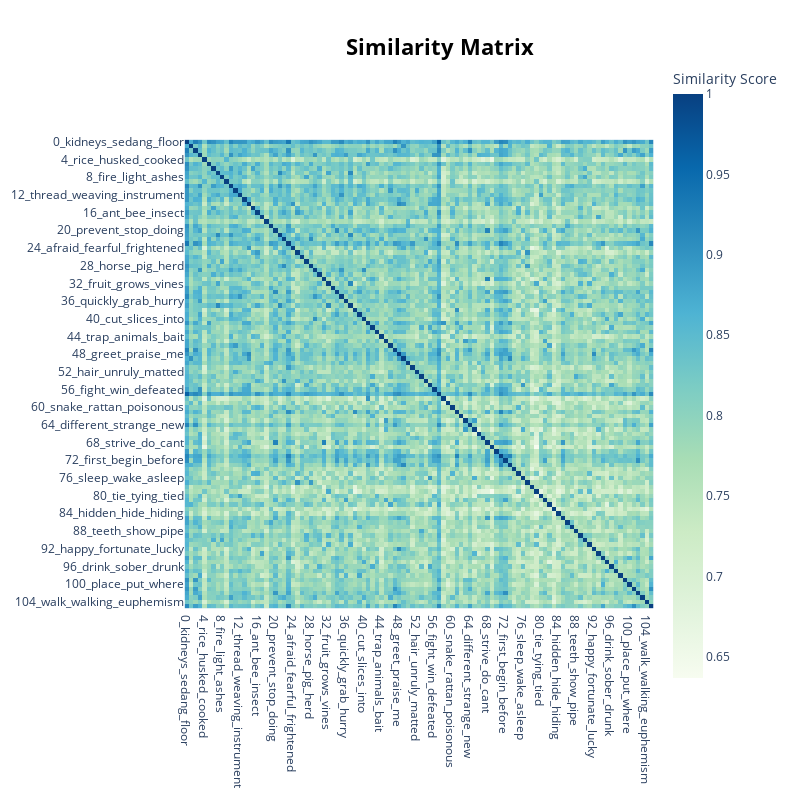

Source (notebook cell):
### Code cell
topic_model.visualize_heatmap()

### Figure 1 — Plotly figure (JSON) as saved in the notebook; plotly's stock layout.template omitted (floating-point values rounded to 4 significant figures; data arrays with more than 128 entries replaced by an {"elided": "..."} marker saying what was removed)
{"data": [{"coloraxis": "coloraxis", "hovertemplate": "x: %{x}<br>y: %{y}<br>Similarity Score: %{z}<extra></extra>", "name": "0", "type": "heatmap", "x": ["0_kidneys_sedang_floor", "1_noise_sound_crying", "2_nothing_more_completely", "3_hit_hand_target", "4_rice_husked_cooked", "5_children_carabao_offspring", "6_water_river_sea", "7_tree_trees_branch", "8_fire_light_ashes", "9_bamboo_xylophone_tall", "10_hole_ground_earth", "11_clothes_cloth_skirt", "12_thread_weaving_instrument", "13_sacrifice_ceremony_died", "14_angry_sad_insult", "15_fish_catch_net", "16_ant_bee_insect", "17_skin_black_white", "18_intensive_form_truly", "19_size_tall_wide", "20_prevent_stop_doing", "21_grass_weeds_garden", "22_dog_hunting_animal", "23_look_at_test", "24_afraid_fearful_frightened", "25_bird_birds_nest", "26_particle_final_question", "27_cold_hot_cool", "28_horse_pig_herd", "29_knife_handle_sword", "30_wine_jar_pour", "31_desire_want_eager", "32_fruit_grows_vines", "33_leg_arm_joint", "34_over_change_turn", "35_chain_necklace_metal", "36_quickly_grab_hurry", "37_leaf_plant_leaves", "38_lie_accuse_fool", "39_fall_down_backwards", "40_cut_slices_into", "41_people_friend_rengao", "42_eat_eating_hungry", "43_together_meet_gather", "44_trap_animals_bait", "45_time_period_ago", "46_clean_wash_dirty", "47_therefore_then_also", "48_greet_praise_me", "49_quiet_laugh_quietly", "50_strong_weak_heavy", "51_eyes_eye_crosseyed", "52_hair_unruly_matted", "53_mouth_throat_tongue", "54_tiger_elephant_roar", "55_tired_sick_sickness", "56_fight_win_defeated", "57_magnetism_oh_toddle", "58_1st_singular_2nd", "59_shake_fear_shaking", "60_snake_rattan_poisonous", "61_think_mistakenly_true", "62_stomach_bloated_stomachs", "63_day_today_days", "64_different_strange_new", "65_night_morning_star", "66_carry_shoulder_carrying", "67_head_headband_put", "68_strive_do_cant", "69_crossbow_gun_groove", "70_pay_debt_rich", "71_understand_tell_explain", "72_first_begin_before", "73_speak_low_magical", "74_emphatic_form_unh", "75_frog_toadstool_toad", "76_sleep_wake_asleep", "77_rooster_hen_crow", "78_basket_back_small", "79_bananas_banana_yellow", "80_tie_tying_tied", "81_wait_immediately_until", "82_smell_bad_smelly", "83_gongs_bell_gong", "84_hidden_hide_hiding", "85_obey_servant_subjugate", "86_pile_large_load", "87_roll_curl_rolling", "88_teeth_show_pipe", "89_red_pepper_salt", "90_kettle_boil_pot", "91_squash_cabbage_mushroom", "92_happy_fortunate_lucky", "93_dark_darkfarther_darknea...", "94_middle_behind_top", "95_split_divide_distribute", "96_drink_sober_drunk", "97_broken_breaking_glass", "98_jump_upon_pounce", "99_simple_seven_five", "100_place_put_where", "101_yes_negative_certainly", "102_finish_finished_end", "103_scratch_scrape_thorn", "104_walk_walking_euphemism", "105_that_maybe_there"], "xaxis": "x", "y": ["0_kidneys_sedang_floor", "1_noise_sound_crying", "2_nothing_more_completely", "3_hit_hand_target", "4_rice_husked_cooked", "5_children_carabao_offspring", "6_water_river_sea", "7_tree_trees_branch", "8_fire_light_ashes", "9_bamboo_xylophone_tall", "10_hole_ground_earth", "11_clothes_cloth_skirt", "12_thread_weaving_instrument", "13_sacrifice_ceremony_died", "14_angry_sad_insult", "15_fish_catch_net", "16_ant_bee_insect", "17_skin_black_white", "18_intensive_form_truly", "19_size_tall_wide", "20_prevent_stop_doing", "21_grass_weeds_garden", "22_dog_hunting_animal", "23_look_at_test", "24_afraid_fearful_frightened", "25_bird_birds_nest", "26_particle_final_question", "27_cold_hot_cool", "28_horse_pig_herd", "29_knife_handle_sword", "30_wine_jar_pour", "31_desire_want_eager", "32_fruit_grows_vines", "33_leg_arm_joint", "34_over_change_turn", "35_chain_necklace_metal", "36_quickly_grab_hurry", "37_leaf_plant_leaves", "38_lie_accuse_fool", "39_fall_down_backwards", "40_cut_slices_into", "41_people_friend_rengao", "42_eat_eating_hungry", "43_together_meet_gather", "44_trap_animals_bait", "45_time_period_ago", "46_clean_wash_dirty", "47_therefore_then_also", "48_greet_praise_me", "49_quiet_laugh_quietly", "50_strong_weak_heavy", "51_eyes_eye_crosseyed", "52_hair_unruly_matted", "53_mouth_throat_tongue", "54_tiger_elephant_roar", "55_tired_sick_sickness", "56_fight_win_defeated", "57_magnetism_oh_toddle", "58_1st_singular_2nd", "59_shake_fear_shaking", "60_snake_rattan_poisonous", "61_think_mistakenly_true", "62_stomach_bloated_stomachs", "63_day_today_days", "64_different_strange_new", "65_night_morning_star", "66_carry_shoulder_carrying", "67_head_headband_put", "68_strive_do_cant", "69_crossbow_gun_groove", "70_pay_debt_rich", "71_understand_tell_explain", "72_first_begin_before", "73_speak_low_magical", "74_emphatic_form_unh", "75_frog_toadstool_toad", "76_sleep_wake_asleep", "77_rooster_hen_crow", "78_basket_back_small", "79_bananas_banana_yellow", "80_tie_tying_tied", "81_wait_immediately_until", "82_smell_bad_smelly", "83_gongs_bell_gong", "84_hidden_hide_hiding", "85_obey_servant_subjugate", "86_pile_large_load", "87_roll_curl_rolling", "88_teeth_show_pipe", "89_red_pepper_salt", "90_kettle_boil_pot", "91_squash_cabbage_mushroom", "92_happy_fortunate_lucky", "93_dark_darkfarther_darknea...", "94_middle_behind_top", "95_split_divide_distribute", "96_drink_sober_drunk", "97_broken_breaking_glass", "98_jump_upon_pounce", "99_simple_seven_five", "100_place_put_where", "101_yes_negative_certainly", "102_finish_finished_end", "103_scratch_scrape_thorn", "104_walk_walking_euphemism", "105_that_maybe_there"], "yaxis": "y", "z": {"elided": "106x106 float values"}}], "layout": {"coloraxis": {"colorbar": {"title": {"text": "Similarity Score"}}, "colorscale": [[0, "rgb(247,252,240)"], [0.125, "rgb(224,243,219)"], [0.25, "rgb(204,235,197)"], [0.375, "rgb(168,221,181)"], [0.5, "rgb(123,204,196)"], [0.625, "rgb(78,179,211)"], [0.75, "rgb(43,140,190)"], [0.875, "rgb(8,104,172)"], [1, "rgb(8,64,129)"]]}, "height": 800, "hoverlabel": {"bgcolor": "white", "font": {"family": "Rockwell", "size": 16}}, "legend": {"title": {"text": "Trend"}}, "margin": {"t": 60}, "showlegend": true, "title": {"font": {"color": "Black", "size": 22}, "text": "<b>Similarity Matrix</b>", "x": 0.55, "xanchor": "center", "y": 0.95, "yanchor": "top"}, "width": 800, "xaxis": {"anchor": "y", "constrain": "domain", "domain": [0, 1], "scaleanchor": "y"}, "yaxis": {"anchor": "x", "autorange": "reversed", "constrain": "domain", "domain": [0, 1]}}}
